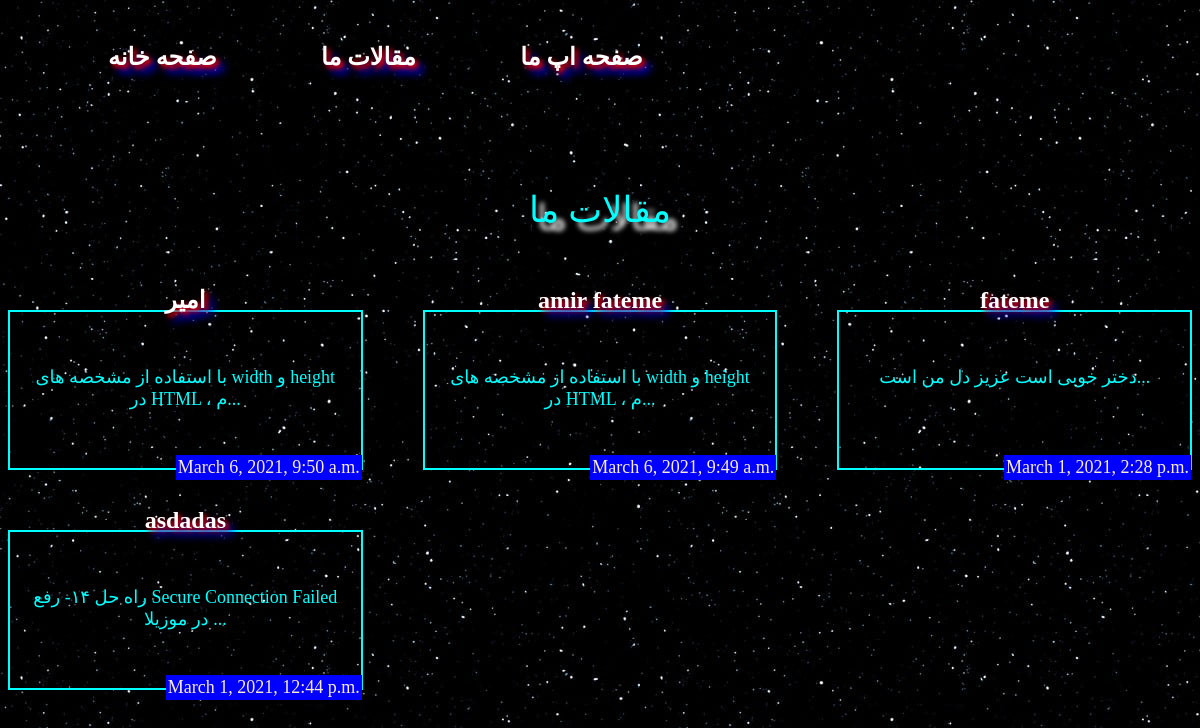
The app's page /articles/ with its own data.
### articles/models.py (models this page shows, shortened)
class Articles (models.Model):
    title = models.CharField(max_length=100)
    slug = models.SlugField()
    body = models.TextField()
    date = models.DateTimeField(auto_now_add=True)
    images= models.ImageField(default='default.jpg',blank=True)
    def snippet(self):
        return self.body[0:50]+'...'

### articles/views.py (the view)
# urls.py: path('',views.articles_list,name="list"),
def articles_list(request):
    article = models.Articles.objects.all().order_by('-date')
    return render (request , 'articles/articles_list.html',{'articles':article})

### articles/templates/articles/articles_list.html (shortened to what this page needs)
{%load static%}
<!DOCTYPE html>
<html lang="en" dir="ltr">
  <head>
      <link rel="stylesheet" href={% static 'articles.css'%}>
  </head>
  <body>
<h3><a href="http://127.0.0.1:7000/">صفحه خانه</a></h3>
<h4><a href="{% url 'articles:list' %}">مقالات ما</a></h4>
<h5><a href="{% url 'free:list' %}">صفحه اپ ما</a></h5>
  <div class="container">
        <h1>
        <center>
        مقالات ما
      </center>
    </h1>
<div class="articles1">
  {% for article in articles %}
    <div class="article">
    <a class="title" href="{% url 'articles:detial' slug=article.slug %}">{{article.title}}</a>
    <p>{{article.snippet}}</p>
    <p class="date">{{article.date}}</p>
      </div>
        {%endfor%}
</div>
  </body>
</html>

### assets/articles.css (style rules this page uses)
body { background-color: #0f121f; background-image:url(/static/stars.jpg); color:#0ff; font-size:large; }
h3,h4,h5 { display: initial; line-height: 100px; margin-left: 100px; }
h1 { line-height: 200px; text-shadow: 8px 8px 5px #fff }
h1,h2 { font-weight:normal; margin:0; }
a,a { line-height: 2px; color:#fff; text-decoration:none; font-family:Monotype Corsiva; font-weight:bolder; font-size:x-large; text-shadow: 3px 3px 5px red , 8px 8px 8px blue }
.articles1 { display:grid; grid-template-columns: 1fr 1fr 1fr; grid-gap:60px; text-align: center; }
.article { padding:15px; border: 2px solid; position:relative; padding-bottom:40px; }
.article .title { position:inherit; bottom:35px; }
.article .date { padding: 2px; background-color:blue; position:absolute; right:-1px; bottom: -30px; color:antiquewhite; }

### records on screen
Articles: title "امیر", snippet "با استفاده از مشخصه های width و height در HTML ، م...", date "March 6, 2021, 9:50 a.m."
Articles: title "amir fateme", snippet "با استفاده از مشخصه های width و height در HTML ، م...", date "March 6, 2021, 9:49 a.m."
Articles: title "fateme", snippet "دختر خوبی است عزیز دل من است...", date "March 1, 2021, 2:28 p.m."
Articles: title "asdadas", snippet "راه حل ۱۴- رفع Secure Connection Failed در موزیلا ...", date "March 1, 2021, 12:44 p.m."
